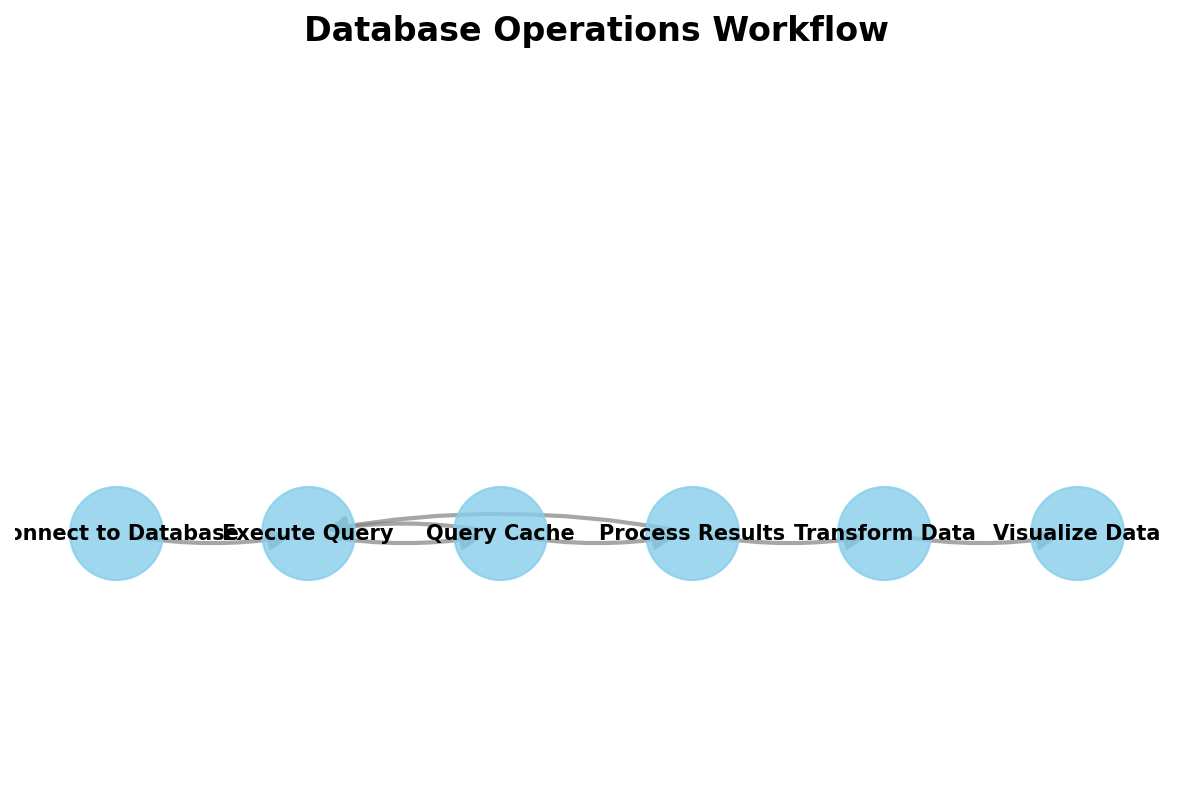

Source code (Python):
"""
Database Operations Workflow Diagram Generator

This script generates a diagram illustrating the database operations workflow
for the Science Data Kit video tutorials.
"""

import os
import sys
import matplotlib.pyplot as plt
import networkx as nx
import io
import base64

# Add parent directories to path to allow imports
sys.path.append(os.path.abspath(os.path.join(os.path.dirname(__file__), '../../../../')))

def create_database_workflow_diagram():
    """
    Create a diagram illustrating the database operations workflow.
    """
    # Create a directed graph
    G = nx.DiGraph()
    
    # Add nodes for each step in the workflow
    nodes = [
        ("connect", "Connect to Database"),
        ("query", "Execute Query"),
        ("cache", "Query Cache"),
        ("results", "Process Results"),
        ("transform", "Transform Data"),
        ("visualize", "Visualize Data")
    ]
    
    for node_id, node_label in nodes:
        G.add_node(node_id, label=node_label)
    
    # Add edges to show the workflow
    edges = [
        ("connect", "query"),
        ("query", "cache"),
        ("cache", "results"),
        ("results", "transform"),
        ("transform", "visualize"),
        # Add some additional connections
        ("cache", "query"),  # Cache can affect future queries
        ("results", "query")  # Results can lead to new queries
    ]
    
    for source, target in edges:
        G.add_edge(source, target)
    
    # Create the figure
    plt.figure(figsize=(10, 6))
    
    # Define node positions
    pos = {
        "connect": (0, 0),
        "query": (1, 0),
        "cache": (2, 0),
        "results": (3, 0),
        "transform": (4, 0),
        "visualize": (5, 0)
    }
    
    # Draw the graph
    nx.draw_networkx_nodes(G, pos, node_size=2000, node_color="skyblue", alpha=0.8)
    nx.draw_networkx_edges(G, pos, width=2, alpha=0.7, edge_color="gray", 
                          connectionstyle='arc3,rad=0.1', arrowsize=20)
    
    # Add labels
    labels = {node_id: data["label"] for node_id, data in G.nodes(data=True)}
    nx.draw_networkx_labels(G, pos, labels=labels, font_size=10, font_weight="bold")
    
    # Remove axis
    plt.axis("off")
    
    # Add title
    plt.title("Database Operations Workflow", fontsize=16, fontweight="bold", pad=20)
    
    # Save the figure
    output_path = os.path.join(os.path.dirname(__file__), "database_operations_workflow.png")
    plt.savefig(output_path, dpi=150, bbox_inches="tight")
    plt.close()
    
    print(f"Diagram saved to {output_path}")
    return output_path

if __name__ == "__main__":
    create_database_workflow_diagram()
